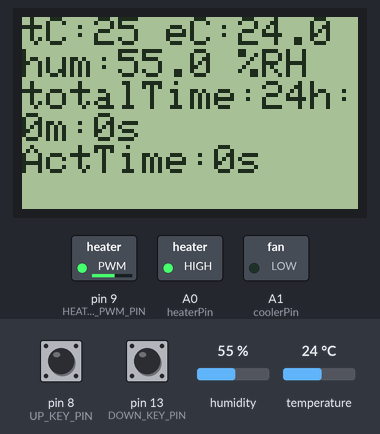
Recording of a sketch running on a simulated Arduino Uno, built with avr-gcc and run on an emulated ATmega328P. Shown: 84×48 one-colour display, switched loads named in the sketch (green lamp = pin HIGH). The inputs (shaded band) are chosen by the test bench; at power-on: pin 13 (DOWN_KEY_PIN) LOW, pin 8 (UP_KEY_PIN) LOW, humidity 55 %, temperature 24 °C. EEPROM starts erased; pins used as bus, display or sensor lines are not drawn.

Above: at 1.2 s.
1.3 s: pin 13 (DOWN_KEY_PIN) pulled HIGH for 0.25 s
At 2.8 s:
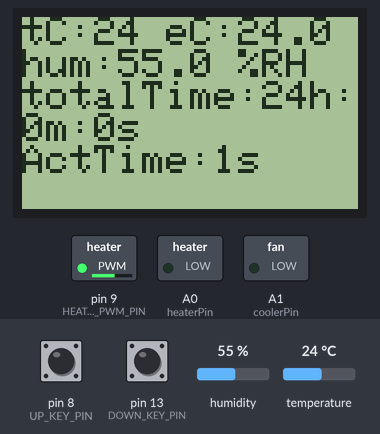
4.5 s: pin 8 (UP_KEY_PIN) pulled HIGH for 1 s
At 7.1 s:
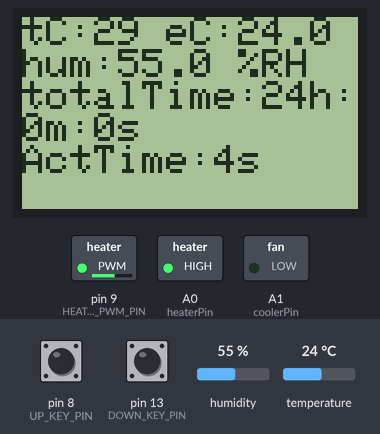
7.9 s: humidity set to 22 %
At 10.1 s:
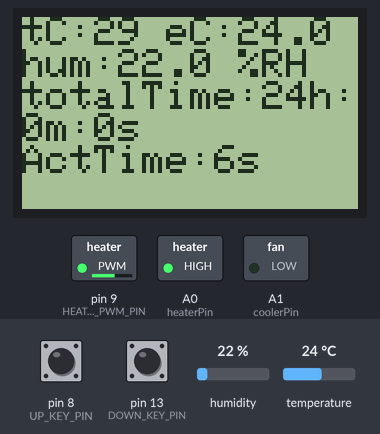
10.8 s: temperature set to 12 °C
At 12.4 s:
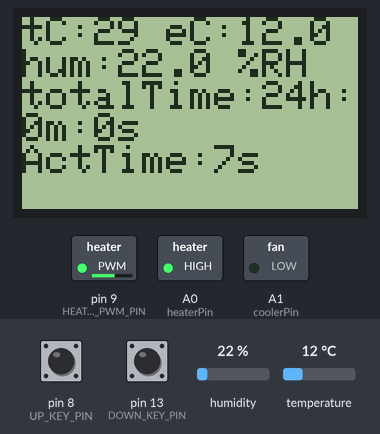
13.8 s: pin 8 (UP_KEY_PIN) pulled HIGH for 0.25 s
At 15.5 s:
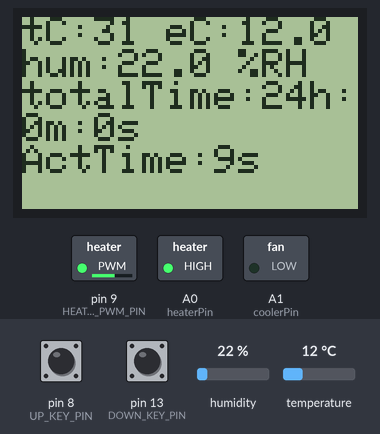
17.0 s: pin 13 (DOWN_KEY_PIN) pulled HIGH for 1 s
At 19.7 s:
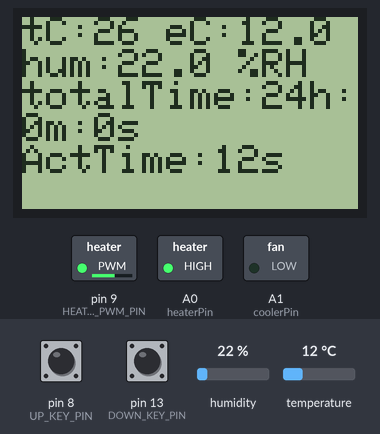
Timing chart, 0 to 20.5 s (numbered marks = the images above; inputs shaded):
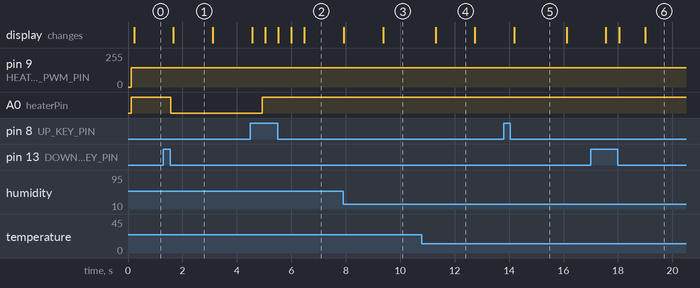

Measured:
- after the input at 1.3 s, pin 9 (HEATER_PWM_PIN): stops changing and stays 143/255; A0 (heaterPin): HIGH → LOW after 0.27 s
- after the input at 4.5 s, A0 (heaterPin): LOW → HIGH after 0.44 s
- after the input at 7.9 s, pin 9 (HEATER_PWM_PIN): stays 143/255 (without the input it goes to 255/255 after 0.41 s)
- after the input at 10.8 s, pin 9 (HEATER_PWM_PIN): stays 143/255 (without the input it goes to 255/255 after 0.40 s)
- after the input at 13.8 s, pin 9 (HEATER_PWM_PIN): stays 143/255 (without the input it goes to 255/255 after 1.7 s)
- after the input at 17.0 s, pin 9 (HEATER_PWM_PIN): stays 143/255 (without the input it goes to 255/255 after 0.46 s)
- what the display in image 1 shows lasts 1.4 s, from 1.7 s to 3.1 s

The sketch:

t_box.ino
```cpp
#include <Arduino.h>
//#include <Wire.h>
//#include <DallasTemperature.h>
#include <Adafruit_AHTX0.h>
//#include <uFire_SHT20.h>
#include <Adafruit_PCD8544.h>
#include <MsTimer2.h>
#include <PID_v1.h>
#include <EEPROM.h>


#define ArrayLength(x) (sizeof(x)/sizeof(x[0]))


double Setpoint, Input, Output;

//Define the aggressive and conservative Tuning Parameters
//这里的kp 5000x(温差)+kix(温差) ，WindowSize 给的6秒，输出比WindowSize大就打开加热器，比如温差为2 ，那么始终打开，
// 比如温差为1，那么5000 在WindowSize 的前5S都小与6000，所以6秒的窗口中打开5S，PID输出其实就是6S的时间窗口中打开多久的开关。
double aggKp = 5000, aggKi = 0.2, aggKd = 0;

//温差为1，那么1*4000 输出大概四千几，就是加热6秒的窗口中加热4s,
//问题在于0.5的时候，输出大概2000多，加热片和风扇刚启动还没来得及做功就关了。所以调整积分项很大。保证差0.5度的时候，至少加热3-4秒
double consKp = 4000, consKi = 400, consKd = 0;
//差2度至少加热5s

long WindowSize = 6000;
long negWindowSize = -6000;
unsigned long windowStartTime;

static int heaterStatus = 0;
static int coolerStatus = 0;


//Specify the links and initial tuning parameters
PID myPID(&Input, &Output, &Setpoint, aggKp, aggKi, aggKd, DIRECT);

//TODO 制冷的PID需要调整，因为制冷很不灵敏


/*
   快速PWM
   对于快速PWM来说，时钟都是从0计数到255。
   当计数器=0时，输出高电平1，当计数器等于比较寄存器时，输出低电平0。所以输出比较器越大，占空比越高。
   这就是快速PWM模式。后面的例子会解释如何用OCRnA和OCRnB设置两路输出的占空比。
   很明显这种情况下，这两路输出的周期是相同的，只是占空比不同。
   atmega328p 默认的pwm 16M ,快速PWM模式预分频为8
   举个例子
   TCCR2A = _BV(COM2A1) | _BV(COM2B1) | _BV(WGM21) | _BV(WGM20);
   TCCR2B = _BV(CS22);
   OCR2A = 180;
   OCR2B = 50;
   WGM的设置为011，表示选择了快速PWM模式
   COM2A和COM2B设置为10，表示A和B输出都是非反转的PWM
   WGM2 WGM1 1和2 表示timer2 和 timer2
   OCR2A和OCR2B分别是180和50，表示两路输出的占空比；

   快速PWM下，修改时钟的计数上限
   快速PWM和相位修正PWM都可以重新设置输出的频率，先看看快速PWM是如何设置的。、
   在修改频率的模式下，时钟从0开始计数到OCRA而不是255，注意这个OCRA我们之前是用来做比较用的。这样一来，频率的设置就非常灵活了。对Timer1来说，OCRA可以设置到16位（应该是0~65535)
   WGM设置为111表示“OCRA控制计数上限的快速PWM”
*/


/* We have already used this function throughout this tutorial, but I didn’t want to finish it without talking about it.
* This is the display.setCursor function, which will position you at the pixel you indicate. For this we have to take into account that the display has a resolution of 84×48 pixels,
* so the center, for example, would be the 42×24 coordinate.
* x = (<display-x-size> - <object-x-size>)/2
* y = (<display-y-size> - <object-y-size>)/2
* With this formula we can center the letter with the following formula:
* x = (84 - 10)/2 = 74 / 2 = 37
* y = (48 - 14)/2 = 34 / 2 = 17
*/


/*功能，
 *  天贝模式，
 * 记忆功能，掉电重启后从上次的地方继续开始, 复位功能。
*/

/* LCD5110_Pin SCK  - Pin  2
       MOSI - Pin 3
       DC   - Pin 4
       CS   - Pin 5
       RST  - Pin 6
*/

Adafruit_PCD8544 display = Adafruit_PCD8544(2, 3, 4, 5, 6); //LCD 5110 pin （CLK,DIN,D/C,CE,RST）


const unsigned long UPDATE_INTERVAL = 300;  //风扇测速更新间隔

const unsigned long SECOND = 1000 * 1;
const unsigned long MINUTES = 60 * SECOND;
const unsigned long HOUR = MINUTES * 60;

//制热风扇
const int HEATER_POWER_PIN = 7;      // Fan power ssr
const int HEATER_PWM_PIN = 9;        // Timer1 pwm pin 制热风扇转速

//制冷风扇
const int COOLER_PWM_PIN = 10;      // Timer1 pwm pin 制冷风扇转速
const int COOLER_POWER_PIN = 12;    // Fan power ssr switch

const int UP_KEY_PIN = 8;
const int DOWN_KEY_PIN = 13;


#define heaterPin A0    //PTC  heater switch pin
#define coolerPin A1    //PTC  heater switch pin

//#define ONE_WIRE_BUS  A3              //ds18b20 pin
//OneWire oneWire(ONE_WIRE_BUS);       //声明
//DallasTemperature sensors(&oneWire); //声明

Adafruit_AHTX0 aht;

// uFire_SHT20 sht20;    //A4 A5 sht20 iic pin 环境温度

/*参数设置区
  确保天贝处于29-32摄氏度
  针孔的尺寸十分关键 2厘米一个孔，多了没啥用，缺氧但是有氧的环境刚好
  湿度在 50% 到 75% 之间最好
  气流在120cfm ?? 只能自己测试了
  主要控制温度，湿度，湿度大了就吹风，温度高了也吹风
  第一阶段
*/

sensors_event_t humidity, temp;

typedef struct {
    unsigned long active_time;
    unsigned long time_sec;
    unsigned long targetTemp;
} process;


void keyInit() {
    pinMode(UP_KEY_PIN, INPUT); //设置按键管脚上拉输入模式
    pinMode(DOWN_KEY_PIN, INPUT); //设置按键管脚上拉输入模式
}

void displayInit() {
    display.begin();
    display.setContrast(50); // you can change the contrast around to adapt the displayfor the best viewing!
}

void pidInit() {
    windowStartTime = millis();
    myPID.SetOutputLimits(negWindowSize, WindowSize);//设置输出范围
    myPID.SetSampleTime(500); //采样时间设置
    myPID.SetMode(AUTOMATIC); // PID 开
}


// Timer1 使用ICR1作为比较器，所以有两路PWM输出, 控制风扇电源
void fanOpenWithPWMPulseRatio(int pin, int ration) {
    TCCR1A = 0;           // undo the configuration done by...
    TCCR1B = 0;           // ...the Arduino core library
    TCNT1 = 0;           // reset timer
    TCCR1A = _BV(COM1A1)  // non-inverted PWM on ch. A
             | _BV(COM1B1)  // same on ch; B
             | _BV(WGM11);  // mode 10: ph. correct PWM, TOP = ICR1
    TCCR1B = _BV(WGM13)   // ditto
             | _BV(CS10);   // prescaler = 1
    ICR1 = 320;         // TOP = 320

    pinMode(COOLER_POWER_PIN, OUTPUT);
    pinMode(HEATER_POWER_PIN, OUTPUT);

    switch (pin) {
        case HEATER_PWM_PIN:
            OCR1A = ration;
            pinMode(HEATER_PWM_PIN, OUTPUT);
            digitalWrite(HEATER_POWER_PIN, HIGH);
            break;
        case COOLER_PWM_PIN:
            OCR1B = ration;
            pinMode(COOLER_PWM_PIN, OUTPUT);
            digitalWrite(COOLER_POWER_PIN, HIGH);
            break;
        default:
            break;
    }
}


//关闭PWM，清零对应的寄存器位, 直接关电源
void fanOff(int pin) {
    // digitalWrite 内部实现会调用 turnOffPWM 清空定时器设置，关闭PWM
    if (pin == HEATER_PWM_PIN) {
        digitalWrite(HEATER_POWER_PIN, LOW);
    }
    if (pin == COOLER_PWM_PIN) {
        digitalWrite(COOLER_POWER_PIN, LOW);
    }
}

void ariFlowTask() {
    static unsigned long ariFlowWindowStartTime = 0;

    // 学习数字PID控制中的窗口PWM控制法
    long ariFlowWindowSize = 40 * MINUTES;
    long pulse_ration = 5 * MINUTES;

    if (millis() - ariFlowWindowStartTime > ariFlowWindowSize) { //time to shift the Relay Window
        ariFlowWindowStartTime += ariFlowWindowSize;
    }
    double elapsed = millis() - windowStartTime;

    if ((elapsed < pulse_ration) && heaterStatus == 0) {
        fanOpenWithPWMPulseRatio(HEATER_PWM_PIN, 160);//48%
    } else {
        //运行2分钟后，停4分钟, 已经停止了的状态就不停
        fanOff(HEATER_PWM_PIN);
    }
}

void periodicalExecutorOpen() {
    MsTimer2::set(50, executeTasks); // 50ms period
    MsTimer2::start();
}

void periodicalExecutorOff() {
    MsTimer2::set(50, executeTasks); // 50ms period
    MsTimer2::stop();
}

// TODO 外部环境温度湿度，时间单独用个Arduino 去做, 明年升级的时候换个大一点的板子
//目前只支持天贝模式, 30度发酵13小时，25度发酵18小时

process CustomProcess={
    .active_time = 0,
    .time_sec = HOUR * 24,
    .targetTemp = 25
};

void saveStatusTask() {
    int eeAddress = 0;
    int flag = 123;
    EEPROM.put(eeAddress, flag);
    eeAddress += sizeof(int); //Move address to the next byte after float 'f'.
    EEPROM.put(eeAddress, CustomProcess);
}

void readAndRecover() {
    int eeAddr = 0;
    int flag = 0;

    process CProcess;
    EEPROM.get(eeAddr, flag);

    eeAddr += sizeof(int);
    //存储过数据
    if (flag == 123) {
        EEPROM.get(eeAddr, CProcess);
        CustomProcess = CProcess;
    } else {
        //Serial.println("no data save in eepRom");
    }
}


void executeTasks() {
    //1 s 一个周期
    static unsigned long ct;
    ct++;

    if (ct % 4 == 0) keyPressCheckTask();

    //2个周期执行一次，2s 一次
    //if (ct % 40 == 0) ariFlowTask();

    //100个周期，1x1000ms*60*5,25min 一次
    if (ct % 30000) saveStatusTask();

}


void setup() {
//    Serial.begin(9600);

    aht.begin(); //Aht20Init();

    displayInit(); //LCD init

    //18b20 init
    // sensors.begin(); //初始化总线
    // sensors.setWaitForConversion(false); //设置为非阻塞模式

    //加热制冷初始化
    pinMode(heaterPin, OUTPUT);
    pinMode(coolerPin, OUTPUT);

    pidInit(); //pid 设置初始化

    keyInit();

    periodicalExecutorOpen();
    readAndRecover();
}


//调整到目标温度后gap >1 才调整
void pidTemControl(double target) {
    static double offset = 0;
    Setpoint = target;

    aht.getEvent(&humidity, &temp);// populate temp and humidity objects with fresh data

    double current_temp = temp.temperature;

    Input = current_temp;

    double error = Setpoint - Input;

    volatile double gap = abs(error); //distance away from setpoint

    if (gap < 0.2) {
        offset = 1.5;
    }

    if (gap <= offset) {
        //Serial.println("(gap<=offset  gap:" + (String) gap + " offset:" + (String) offset);
        coolerOff();
        //digitalWrite(coolerPin, LOW);
        heaterOff();
        digitalWrite(heaterPin, LOW);
        fanOff(COOLER_PWM_PIN);
        fanOff(HEATER_PWM_PIN);
        return;
    }

    //走到这里说明 gap>1.5 了，就重置T 为0 ，这样小的误差也会走过去
    offset = 0;
    //Serial.println("current_temp:" + (String) current_temp + " gap:" + (String) gap + " offset:" + (String) offset);

    if (gap < 1.5) {
        //距离目标很近，使用分段的保守的PID参数
        myPID.SetTunings(consKp, consKi, consKd);
    } else {
        myPID.SetTunings(aggKp, aggKi, aggKd);
    }

    myPID.Compute();

    if (millis() - windowStartTime > WindowSize) { windowStartTime += WindowSize; }

    double elapsed = millis() - windowStartTime;


    //加热
    if ((Setpoint > current_temp) && (Output > elapsed)) {
//        Serial.println("heater and Output:" + (String) Setpoint + " elapsed:" + (String) current_temp);

        //coolerOff();
        //fanOff(COOLER_PWM_PIN);

        heaterOpen();
        fanOpenWithPWMPulseRatio(HEATER_PWM_PIN, 180);//48%
    }else if ((Setpoint < current_temp) && (abs(Output) > elapsed)) {//暂时不需要制冷
//        Serial.println("cooler and Output:" + (String) Setpoint + " elapsed:" + (String) current_temp);
//        heaterOff();
//        fanOff(HEATER_PWM_PIN);
//
//        coolerOpen();
//        fanOpenWithPWMPulseRatio(COOLER_PWM_PIN, 100);//48%
//        fanOpenWithPWMPulseRatio(HEATER_PWM_PIN, 180);//48%
    } else if (abs(Output) < elapsed) {
        //Serial.println("(Output < millis() - windowStartTime :output:" + (String) Output + " current_temp:" +
        //               (String) current_temp + " gap:" + (String) gap + " offset:" + (String) offset);

        coolerOff();
        heaterOff();

        fanOff(COOLER_PWM_PIN);
        fanOff(HEATER_PWM_PIN);
    }
}


void Displaytemp(int targetTemp, int process, unsigned long activeTimeMills, unsigned long totaltimeMills) {

    char tempStr[5];
    char humidityStr[5];

    aht.getEvent(&humidity, &temp);// populate temp and humidity objects with fresh data
    dtostrf(temp.temperature, 2, 1, tempStr);
    dtostrf(humidity.relative_humidity, 2, 1, humidityStr);

    display.clearDisplay();
    display.setTextSize(1);
    display.setTextColor(BLACK);
    display.setCursor(0, 0);

    display.print("tC:" + (String) targetTemp);
    display.println(" eC:" + (String) tempStr);

    display.println("hum:" + (String) humidityStr + " %RH");

    display.println("totalTime:" + millsFormat(totaltimeMills));
    display.print("ActTime:" +millsFormat(activeTimeMills));

    display.display();

}

String millsFormat(unsigned long currentMillis){
  unsigned long seconds = currentMillis / 1000;
  unsigned long minutes = seconds / 60;
  unsigned long hours = minutes / 60;
  unsigned long days = hours / 24;
  currentMillis %= 1000;
  seconds %= 60;
  minutes %= 60;
  String timeStr;
  if(hours==0){
      if(minutes==0){
        return timeStr=(String)seconds + "s";
      }
     return timeStr=(String)minutes +"m:"+ (String)seconds + "s";
   }
  return timeStr=(String)hours +"h:"+(String)minutes +"m:"+ (String)seconds + "s";
}

void heaterOpen() {
    digitalWrite(heaterPin, HIGH);
    heaterStatus = 1;
}

void heaterOff() {
    digitalWrite(heaterPin, LOW);
    heaterStatus = 0;
}

void coolerOpen() {
    digitalWrite(coolerPin, HIGH);
    coolerStatus = 1;
}

void coolerOff() {
    digitalWrite(coolerPin, LOW);
    coolerStatus = 0;
}

unsigned long CalculateRPM(int pin) {
    unsigned long htime = pulseIn(pin, HIGH);
    unsigned long rpm = (1000000 * 60) / (htime * 4);
    return rpm;
}


//float get18b20tempC() {
//    // Serial.println("发起温度转换");
//    sensors.requestTemperatures(); //向总线上所有设备发送温度转换请求，默认情况下该方法会阻塞
//    float tempC = sensors.getTempCByIndex(0); //获取索引号0的传感器摄氏温度数据
//    //if (tempC != DEVICE_DISCONNECTED_C) //如果获取到的温度正常
//    return tempC;
//}

void loop() {
  MainTask();
}

void MainTask() {

    pidTemControl(CustomProcess.targetTemp);
    CustomProcess.active_time += UPDATE_INTERVAL;
    Displaytemp(CustomProcess.targetTemp, 0, CustomProcess.active_time, CustomProcess.time_sec);
    delay(UPDATE_INTERVAL);
}

void keyPressCheckTask() {
    if (digitalRead(UP_KEY_PIN) == HIGH) { // 若按键被按下
        delay(50); //等待跳过按键抖动的不稳定过程
        if (digitalRead(UP_KEY_PIN) == HIGH) // 若按键被按下
        {
            CustomProcess.targetTemp += 1;
            //Serial.println("tmp: "+ (String) CustomProcess[0].targetTemp);
        }
    }

    if (digitalRead(DOWN_KEY_PIN) == HIGH) { // 若按键被按下
        delay(50); //等待跳过按键抖动的不稳定过程
        if (digitalRead(DOWN_KEY_PIN) == HIGH) // 若按键被按下
        {
            CustomProcess.targetTemp -= 1;
            //Serial.println("tmp: "+ (String) CustomProcess[0].targetTemp);
        }
    }
}
```
